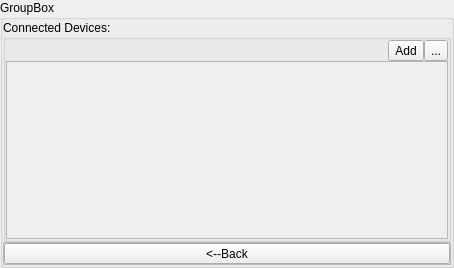
<?xml version="1.0" encoding="UTF-8"?>
<ui version="4.0">
 <class>ledGadgetServerGB</class>
 <widget class="QGroupBox" name="ledGadgetServerGB">
  <property name="geometry">
   <rect>
    <x>0</x>
    <y>0</y>
    <width>454</width>
    <height>268</height>
   </rect>
  </property>
  <property name="windowTitle">
   <string>GroupBox</string>
  </property>
  <property name="title">
   <string>GroupBox</string>
  </property>
  <layout class="QVBoxLayout" name="verticalLayout_3">
   <property name="spacing">
    <number>0</number>
   </property>
   <property name="leftMargin">
    <number>0</number>
   </property>
   <property name="topMargin">
    <number>0</number>
   </property>
   <property name="rightMargin">
    <number>0</number>
   </property>
   <property name="bottomMargin">
    <number>0</number>
   </property>
   <item>
    <widget class="QGroupBox" name="gbDevices">
     <property name="title">
      <string>Connected Devices:</string>
     </property>
     <layout class="QVBoxLayout" name="verticalLayout_2">
      <property name="spacing">
       <number>0</number>
      </property>
      <property name="leftMargin">
       <number>0</number>
      </property>
      <property name="topMargin">
       <number>0</number>
      </property>
      <property name="rightMargin">
       <number>0</number>
      </property>
      <property name="bottomMargin">
       <number>0</number>
      </property>
      <item>
       <layout class="QHBoxLayout" name="horizontalLayout">
        <item>
         <widget class="gWidgetTxRx" name="widget" native="true"/>
        </item>
        <item>
         <spacer name="horizontalSpacer">
          <property name="orientation">
           <enum>Qt::Horizontal</enum>
          </property>
          <property name="sizeHint" stdset="0">
           <size>
            <width>40</width>
            <height>20</height>
           </size>
          </property>
         </spacer>
        </item>
        <item>
         <widget class="QToolButton" name="btnAdd">
          <property name="text">
           <string>Add</string>
          </property>
         </widget>
        </item>
        <item>
         <widget class="QToolButton" name="toolButton">
          <property name="text">
           <string>...</string>
          </property>
         </widget>
        </item>
       </layout>
      </item>
      <item>
       <widget class="QScrollArea" name="scrollLedGadgetWidgets">
        <property name="midLineWidth">
         <number>1</number>
        </property>
        <property name="sizeAdjustPolicy">
         <enum>QAbstractScrollArea::AdjustToContents</enum>
        </property>
        <property name="widgetResizable">
         <bool>true</bool>
        </property>
        <property name="alignment">
         <set>Qt::AlignLeading|Qt::AlignLeft|Qt::AlignTop</set>
        </property>
        <widget class="QWidget" name="scrollLedGadgetWidgetContents">
         <property name="geometry">
          <rect>
           <x>0</x>
           <y>0</y>
           <width>436</width>
           <height>176</height>
          </rect>
         </property>
         <layout class="QVBoxLayout" name="verticalLayout_4">
          <property name="spacing">
           <number>0</number>
          </property>
          <property name="leftMargin">
           <number>0</number>
          </property>
          <property name="topMargin">
           <number>0</number>
          </property>
          <property name="rightMargin">
           <number>0</number>
          </property>
          <property name="bottomMargin">
           <number>0</number>
          </property>
         </layout>
        </widget>
       </widget>
      </item>
     </layout>
    </widget>
   </item>
   <item>
    <widget class="QFrame" name="frameClientView">
     <property name="frameShape">
      <enum>QFrame::StyledPanel</enum>
     </property>
     <property name="frameShadow">
      <enum>QFrame::Raised</enum>
     </property>
     <layout class="QVBoxLayout" name="verticalLayout">
      <property name="spacing">
       <number>0</number>
      </property>
      <property name="leftMargin">
       <number>0</number>
      </property>
      <property name="topMargin">
       <number>0</number>
      </property>
      <property name="rightMargin">
       <number>0</number>
      </property>
      <property name="bottomMargin">
       <number>0</number>
      </property>
      <item>
       <widget class="QToolButton" name="btnBack">
        <property name="sizePolicy">
         <sizepolicy hsizetype="MinimumExpanding" vsizetype="Fixed">
          <horstretch>0</horstretch>
          <verstretch>0</verstretch>
         </sizepolicy>
        </property>
        <property name="text">
         <string>&lt;--Back</string>
        </property>
       </widget>
      </item>
     </layout>
    </widget>
   </item>
  </layout>
 </widget>
 <customwidgets>
  <customwidget>
   <class>gWidgetTxRx</class>
   <extends>QWidget</extends>
   <header location="global">gwidgettxrx.h</header>
   <container>1</container>
  </customwidget>
 </customwidgets>
 <resources/>
 <connections/>
</ui>
